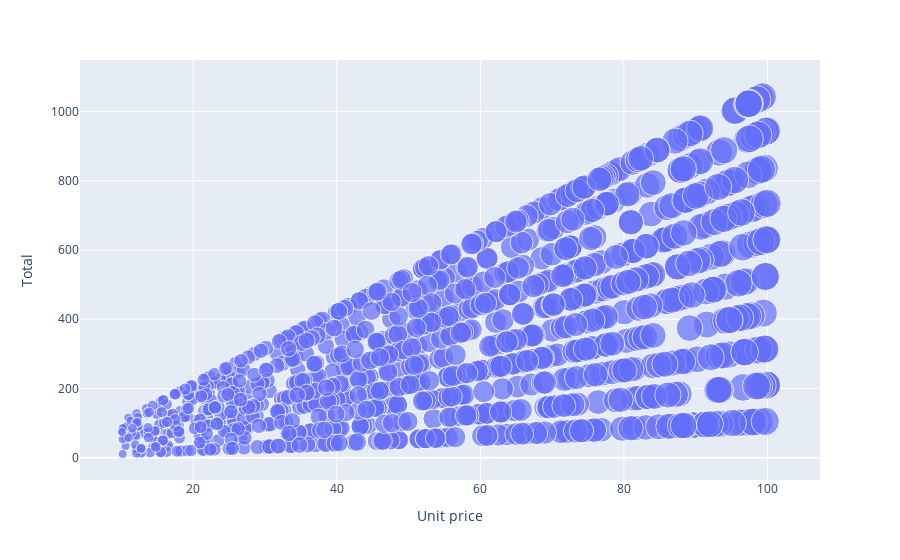

Notebook code for this chart:
### Code cell
fig=pe.scatter(dataa,x='Unit price',y='Total',size='Unit price')
fig.show()

### Figure 1 — Plotly figure (JSON) as saved in the notebook; plotly's stock layout.template omitted (floating-point values rounded to 4 significant figures; data arrays with more than 128 entries replaced by an {"elided": "..."} marker saying what was removed)
{"data": [{"hovertemplate": "Unit price=%{marker.size}<br>Total=%{y}<extra></extra>", "legendgroup": "", "marker": {"color": "#636efa", "size": {"elided": "1000 float values"}, "sizemode": "area", "sizeref": 0.2499, "symbol": "circle"}, "mode": "markers", "name": "", "orientation": "v", "showlegend": false, "type": "scatter", "x": {"elided": "1000 float values"}, "xaxis": "x", "y": {"elided": "1000 float values"}, "yaxis": "y"}], "layout": {"legend": {"itemsizing": "constant", "tracegroupgap": 0}, "margin": {"t": 60}, "xaxis": {"anchor": "y", "domain": [0, 1], "title": {"text": "Unit price"}}, "yaxis": {"anchor": "x", "domain": [0, 1], "title": {"text": "Total"}}}}
